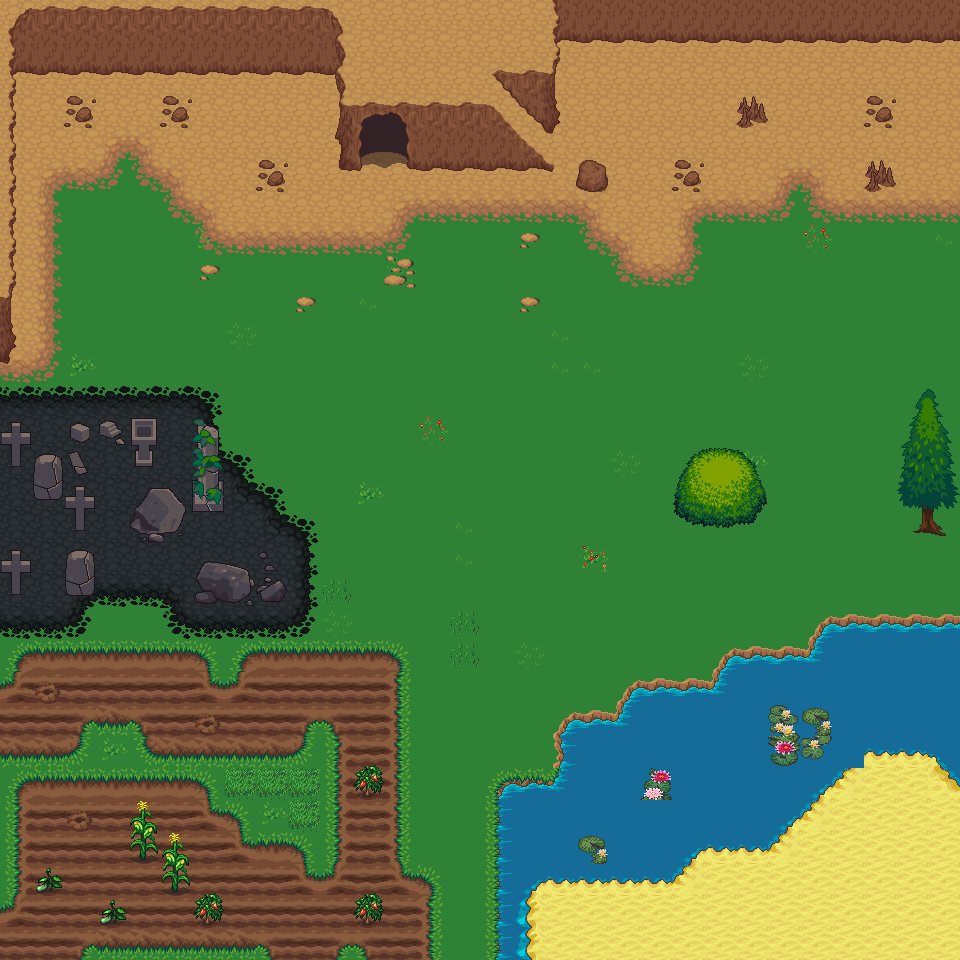

A 2D game scene composited from a Tiled map and its tileset images. What follows is a short description and the map's XML, with each tile layer's data collapsed to a summary:
An orthogonal 30x30 tile map with 32x32 px tiles, 7 tile layers (Ground (0) (hinter Items), Ground Items (1) (hinter Items), Buildings (2) (hinter Items), Building Items (3) (hinter Items), ...).

<map version="1.0" tiledversion="1.0.3" orientation="orthogonal" renderorder="left-down" width="30" height="30" tilewidth="32" tileheight="32" backgroundcolor="#555500" nextobjectid="36">
 <properties>
  <property name="Song" value="town" />
 </properties>
 <tileset firstgid="1" name="terrain_atlas" tilewidth="32" tileheight="32" tilecount="1024" columns="32">
  <image source="terrain_atlas.png" width="1024" height="1024" />
  <terraintypes>
   <terrain name="see" tile="214" />
   <terrain name="wiese" tile="118" />
   <terrain name="strand" tile="356" />
   <terrain name="randlos" tile="362" />
   <terrain name="feld" tile="550" />
   <terrain name="brücke" tile="561" />
   <terrain name="sand" tile="80" />
   <terrain name="Neues Terrain" tile="275" />
  </terraintypes>
  <tile id="16" terrain="6,6,6," />
  <tile id="17" terrain="6,6,,6" />
  <tile id="22" terrain="1,1,1," />
  <tile id="23" terrain="1,1,,1" />
  <tile id="48" terrain="6,,6,6" />
  <tile id="49" terrain=",6,6,6" />
  <tile id="54" terrain="1,,1,1" />
  <tile id="55" terrain=",1,1,1" />
  <tile id="79" terrain=",,,6" />
  <tile id="80" terrain=",,6,6" />
  <tile id="81" terrain=",,6," />
  <tile id="85" terrain=",,,1" />
  <tile id="86" terrain=",,1,1" />
  <tile id="87" terrain=",,1," />
  <tile id="111" terrain=",6,,6" />
  <tile id="112" terrain="6,6,6,6" />
  <tile id="113" terrain="6,,6," />
  <tile id="117" terrain=",1,,1" />
  <tile id="118" terrain="1,1,1,1" />
  <tile id="119" terrain="1,,1," />
  <tile id="143" terrain=",6,," />
  <tile id="144" terrain="6,6,," />
  <tile id="145" terrain="6,,," />
  <tile id="149" terrain=",1,," />
  <tile id="150" terrain="1,1,," />
  <tile id="151" terrain="1,,," />
  <tile id="211" terrain="7,7,7," />
  <tile id="212" terrain="7,7,,7" />
  <tile id="243" terrain="7,,7,7" />
  <tile id="244" terrain=",7,7,7" />
  <tile id="274" terrain=",,,7" />
  <tile id="275" terrain=",,7,7" />
  <tile id="276" terrain=",,7," />
  <tile id="292" terrain="2,2,2," />
  <tile id="293" terrain="2,2,,2" />
  <tile id="295" terrain="0,0,0," />
  <tile id="296" terrain="0,0,,0" />
  <tile id="298" terrain="3,3,3," />
  <tile id="299" terrain="3,3,,3" />
  <tile id="306" terrain=",7,,7" />
  <tile id="307" terrain="7,7,7,7" />
  <tile id="308" terrain="7,,7," />
  <tile id="324" terrain="2,,2,2" />
  <tile id="325" terrain=",2,2,2" />
  <tile id="327" terrain="0,,0,0" />
  <tile id="328" terrain=",0,0,0" />
  <tile id="330" terrain="3,,3,3" />
  <tile id="331" terrain=",3,3,3" />
  <tile id="338" terrain=",7,," />
  <tile id="339" terrain="7,7,," />
  <tile id="340" terrain="7,,," />
  <tile id="355" terrain=",,,2" />
  <tile id="356" terrain=",,2,2" />
  <tile id="357" terrain=",,2," />
  <tile id="358" terrain=",,,0" />
  <tile id="359" terrain=",,0,0" />
  <tile id="360" terrain=",,0," />
  <tile id="361" terrain=",,,3" />
  <tile id="362" terrain=",,3,3" />
  <tile id="363" terrain=",,3," />
  <tile id="387" terrain=",2,,2" />
  <tile id="388" terrain="2,2,2,2" />
  <tile id="389" terrain="2,,2," />
  <tile id="390" terrain=",0,,0" />
  <tile id="391" terrain="0,0,0,0" />
  <tile id="392" terrain="0,,0," />
  <tile id="393" terrain=",3,,3" />
  <tile id="394" terrain="3,3,3,3" />
  <tile id="395" terrain="3,,3," />
  <tile id="419" terrain=",2,," />
  <tile id="420" terrain="2,2,," />
  <tile id="421" terrain="2,,," />
  <tile id="422" terrain=",0,," />
  <tile id="423" terrain="0,0,," />
  <tile id="424" terrain="0,,," />
  <tile id="425" terrain=",3,," />
  <tile id="426" terrain="3,3,," />
  <tile id="427" terrain="3,,," />
  <tile id="486" terrain="4,4,4," />
  <tile id="487" terrain="4,4,,4" />
  <tile id="518" terrain="4,,4,4" />
  <tile id="519" terrain=",4,4,4" />
  <tile id="528" terrain=",,,5" />
  <tile id="529" terrain=",,5,5" />
  <tile id="530" terrain=",,5," />
  <tile id="549" terrain=",,,4" />
  <tile id="550" terrain=",,4,4" />
  <tile id="551" terrain=",,4," />
  <tile id="560" terrain=",5,,5" />
  <tile id="561" terrain="5,5,5,5" />
  <tile id="562" terrain="5,,5," />
  <tile id="581" terrain=",4,,4" />
  <tile id="582" terrain="4,4,4,4" />
  <tile id="583" terrain="4,,4," />
  <tile id="592" terrain=",5,," />
  <tile id="593" terrain="5,5,," />
  <tile id="594" terrain="5,,," />
  <tile id="613" terrain=",4,," />
  <tile id="614" terrain="4,4,," />
  <tile id="615" terrain="4,,," />
 </tileset>
 <layer name="Ground (0) (hinter Items)" width="30" height="30">
  <data>[900 cells, 900 non-empty, 7 distinct tile ids]</data>
 </layer>
 <layer name="Ground Items (1) (hinter Items)" width="30" height="30">
  <data>[900 cells, 584 non-empty, 59 distinct tile ids]</data>
 </layer>
 <layer name="Buildings (2) (hinter Items)" width="30" height="30">
  <data>[900 cells, 167 non-empty, 69 distinct tile ids]</data>
 </layer>
 <layer name="Building Items (3) (hinter Items)" width="30" height="30">
  <data>[900 cells, 0 non-empty, 0 distinct tile ids]</data>
 </layer>
 <layer name="Items (4)" width="30" height="30">
  <data>[900 cells, 0 non-empty, 0 distinct tile ids]</data>
 </layer>
 <layer name="Ground Overlay (5) (vor Items)" width="30" height="30">
  <data>[900 cells, 15 non-empty, 15 distinct tile ids]</data>
 </layer>
 <layer name="Buildings Overlay (6) (vor Items)" width="30" height="30">
  <data>[900 cells, 0 non-empty, 0 distinct tile ids]</data>
 </layer>
 <objectgroup name="Objects" />
</map>
